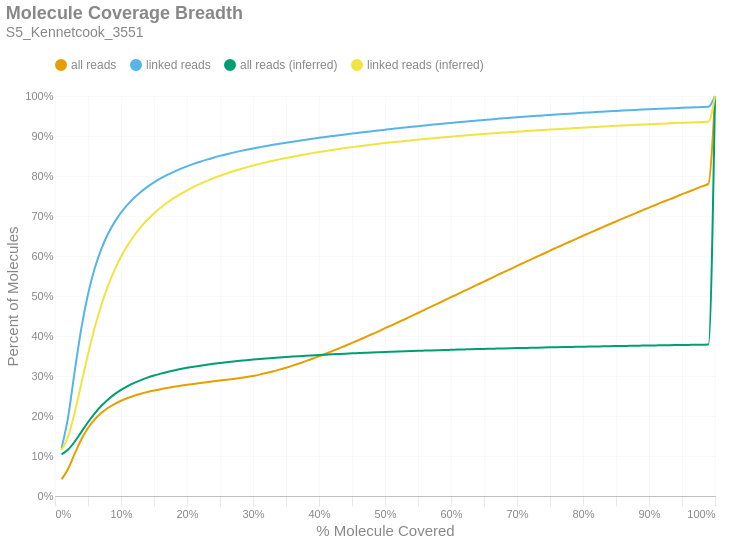

Notebook code for this chart:
### Markdown cell above
### Molecule Read Coverage
This chart shows molecule coverage breadth as computed by the number of bases aligned to that molecule. In other words, "*how much of each unique long molecule is actually sequenced/aligned?*" Keep in mind there is a distinction between sequences and alignments, since some sequences belonging to a particular molecule may not align well and wouldn't appear in the alignment data. This chart also shows molecule coverage breadth as computed by the *inferred fragment* from which the aligned sequences originate. Unlike read coverage, this calculation takes into account the total insert size, including unsequenced gaps between the forward and reverse reads. Like the previous figures, these are cumulative percents.

### Code cell
if SKIPLR:
    print_html(f"Skipped")
else:
    binned_df = consolidated_hist(valids['coverage_bp'], mask, 0.01, True)
    binned_df_inf = consolidated_hist(valids['coverage_inserts'], mask, 0.01, True)
    binned_df = binned_df.with_columns(pl.lit(binned_df_inf['all reads (cumsum)']).alias('all reads (inferred)'))
    binned_df = binned_df.with_columns(pl.lit(binned_df_inf['linked reads (cumsum)']).alias('linked reads (inferred)'))
    binned_df = binned_df.with_columns(
        (pl.col('bin').cast(pl.Float64) + 0.01).alias('right_edge')
    )

    with SafeRender(binned_df):
        (
            density_plot(binned_df, 'Molecule Coverage Breadth', samplename, 'molcov', ['all reads (inferred)','linked reads (inferred)'])
            .encode(
                #x=alt.X('bin:Q', title="% Molecule Covered").axis(format = '%').scale(padding=0),
                x=alt.X('right_edge:Q', title="% Molecule Covered").axis(format='%').scale(padding=0),
                y=alt.Y('value:Q', title='Percent of Molecules')
                    .axis(format='%')
                    .stack(False)
                    .scale(domainMin=0, padding=0),
                color=alt.Color("key:N").scale(domain = ["all reads", "linked reads", "all reads (inferred)", "linked reads (inferred)"]),
                tooltip = [
                    alt.Tooltip("key:N", title = "Data Type"),
                    alt.Tooltip("range_label:N", title="% Molecule Covered"),
                    alt.Tooltip("value:Q", format = ".2%", title="% Molecules")
                ]
            )
        ).display()

### Figure 1 — Vega-Lite specification as saved in the notebook (floating-point values rounded to 4 significant figures)
{"width": "container", "height": 400, "config": {"title": {"anchor": "start", "dy": -15, "fontSize": 18, "color": "#888888", "subtitleColor": "#888888", "subtitleFontSize": 14}, "arc": {"fill": "#0072B2"}, "axis": {"domainColor": "#888888", "domainWidth": 0.5, "gridWidth": 0.2, "grid": false, "titleFontWeight": 400, "titleFontSize": 15, "labelFontSize": 11, "labelColor": "#888888", "tickColor": "#888888", "tickWidth": 0.2, "titleColor": "#888888"}, "axisBand": {"grid": false}, "axisX": {"grid": true, "tickSize": 10, "domainCap": "round"}, "axisY": {"domain": false, "grid": true, "tickSize": 0, "domainCap": "round"}, "background": "transparent", "header": {"labelFontSize": 15, "labelColor": "#888888", "titleFontSize": 15, "titleFontWeight": 600, "titleColor": "#888888"}, "legend": {"labelFont": "sans-serif", "labelFontSize": 12, "labelColor": "#888888", "symbolSize": 100, "symbolType": "circle", "titleFontSize": 12, "titlePadding": 10, "titleColor": "#888888", "title": null, "orient": "top"}, "range": {"category": ["#E69F00", "#56B4E9", "#009E73", "#F0E442", "#0072B2", "#D55E00", "#CC79A7", "#000000"], "diverging": ["#cfe8f3", "#a2d4ec", "#73bfe2", "#46abdb", "#1696d2", "#12719e"]}, "area": {"fill": "#0072B2", "fillOpacity": 0.7, "line": true, "strokeOpacity": 0.7}, "line": {"color": "#0072B2", "stroke": "#0072B2", "strokeWidth": 2}, "trail": {"color": "#0072B2", "stroke": "#0072B2", "strokeWidth": 0, "size": 1}, "point": {"filled": true, "fillOpacity": 1.0, "size": 95}, "text": {"color": "#888888", "fontSize": 11, "align": "right", "fontWeight": 400, "size": 11}, "bar": {"fill": "#0072B2", "stroke": null}, "view": {"stroke": null, "continuousWidth": 660, "continuousHeight": 400}}, "data": {"name": "data-ec46fda7dbc48ac6ef61224a3161591c"}, "mark": {"type": "line", "interpolate": "monotone", "point": {"opacity": 0, "size": 275}}, "encoding": {"color": {"field": "key", "scale": {"domain": ["all reads", "linked reads", "all reads (inferred)", "linked reads (inferred)"]}, "type": "nominal"}, "tooltip": [{"field": "key", "title": "Data Type", "type": "nominal"}, {"field": "range_label", "title": "% Molecule Covered", "type": "nominal"}, {"field": "value", "format": ".2%", "title": "% Molecules", "type": "quantitative"}], "x": {"axis": {"format": "%"}, "field": "right_edge", "scale": {"padding": 0}, "title": "% Molecule Covered", "type": "quantitative"}, "y": {"axis": {"format": "%"}, "field": "value", "scale": {"domainMin": 0, "padding": 0}, "stack": false, "title": "Percent of Molecules", "type": "quantitative"}}, "params": [{"name": "param_c36ac31b6afebe62", "select": {"type": "point", "fields": ["key"]}, "bind": "legend"}], "title": {"text": "Molecule Coverage Breadth", "subtitle": "S5_Kennetcook_3551"}, "transform": [{"fold": ["all reads (cumsum)", "linked reads (cumsum)", "all reads (inferred)", "linked reads (inferred)"]}, {"calculate": "replace(datum.key, ' (cumsum)', '')", "as": "key"}, {"filter": {"param": "param_c36ac31b6afebe62"}}], "usermeta": {"embedOptions": {"downloadFileName": "S5_Kennetcook_3551.molcov"}}, "$schema": "https://vega.github.io/schema/vega-lite/v6.1.0.json", "datasets": {"data-ec46fda7dbc48ac6ef61224a3161591c": [{"bin": "0.0", "interval": "0.0-0.01", "all reads": 0.04147, "linked reads": 0.1199, "all reads (cumsum)": 0.04147, "linked reads (cumsum)": 0.1199, "range_label": "0.0-0.01", "all reads (inferred)": 0.1041, "linked reads (inferred)": 0.1149, "right_edge": 0.01}, {"bin": "0.01", "interval": "0.01-0.02", "all reads": 0.02657, "linked reads": 0.07864, "all reads (cumsum)": 0.06804, "linked reads (cumsum)": 0.1986, "range_label": "0.01-0.02", "all reads (inferred)": 0.1162, "linked reads (inferred)": 0.1496, "right_edge": 0.02}, {"bin": "0.02", "interval": "0.02-0.03", "all reads": 0.03837, "linked reads": 0.115, "all reads (cumsum)": 0.1064, "linked reads (cumsum)": 0.3136, "range_label": "0.02-0.03", "all reads (inferred)": 0.1363, "linked reads (inferred)": 0.2094, "right_edge": 0.03}, {"bin": "0.03", "interval": "0.03-0.04", "all reads": 0.03547, "linked reads": 0.1066, "all reads (cumsum)": 0.1419, "linked reads (cumsum)": 0.4202, "range_label": "0.03-0.04", "all reads (inferred)": 0.1605, "linked reads (inferred)": 0.282, "right_edge": 0.04}, {"bin": "0.04", "interval": "0.04-0.05", "all reads": 0.02795, "linked reads": 0.084, "all reads (cumsum)": 0.1698, "linked reads (cumsum)": 0.5042, "range_label": "0.04-0.05", "all reads (inferred)": 0.1845, "linked reads (inferred)": 0.3543, "right_edge": 0.05}, {"bin": "0.05", "interval": "0.05-0.06", "all reads": 0.02126, "linked reads": 0.06378, "all reads (cumsum)": 0.1911, "linked reads (cumsum)": 0.568, "range_label": "0.05-0.06", "all reads (inferred)": 0.2062, "linked reads (inferred)": 0.4198, "right_edge": 0.06}, {"bin": "0.06", "interval": "0.06-0.07", "all reads": 0.01626, "linked reads": 0.04873, "all reads (cumsum)": 0.2074, "linked reads (cumsum)": 0.6167, "range_label": "0.06-0.07", "all reads (inferred)": 0.2249, "linked reads (inferred)": 0.4763, "right_edge": 0.07}, {"bin": "0.07", "interval": "0.07-0.08", "all reads": 0.01256, "linked reads": 0.0376, "all reads (cumsum)": 0.2199, "linked reads (cumsum)": 0.6543, "range_label": "0.07-0.08", "all reads (inferred)": 0.2407, "linked reads (inferred)": 0.5239, "right_edge": 0.08}, {"bin": "0.08", "interval": "0.08-0.09", "all reads": 0.009965, "linked reads": 0.02977, "all reads (cumsum)": 0.2299, "linked reads (cumsum)": 0.6841, "range_label": "0.08-0.09", "all reads (inferred)": 0.254, "linked reads (inferred)": 0.5643, "right_edge": 0.09}, {"bin": "0.09", "interval": "0.09-0.1", "all reads": 0.008189, "linked reads": 0.02434, "all reads (cumsum)": 0.2381, "linked reads (cumsum)": 0.7084, "range_label": "0.09-0.1", "all reads (inferred)": 0.2652, "linked reads (inferred)": 0.5981, "right_edge": 0.1}, {"bin": "0.1", "interval": "0.1-0.11", "all reads": 0.006792, "linked reads": 0.02014, "all reads (cumsum)": 0.2449, "linked reads (cumsum)": 0.7286, "range_label": "0.1-0.11", "all reads (inferred)": 0.2747, "linked reads (inferred)": 0.6266, "right_edge": 0.11}, {"bin": "0.11", "interval": "0.11-0.12", "all reads": 0.005777, "linked reads": 0.01707, "all reads (cumsum)": 0.2506, "linked reads (cumsum)": 0.7456, "range_label": "0.11-0.12", "all reads (inferred)": 0.2829, "linked reads (inferred)": 0.6513, "right_edge": 0.12}, {"bin": "0.12", "interval": "0.12-0.13", "all reads": 0.004905, "linked reads": 0.01447, "all reads (cumsum)": 0.2555, "linked reads (cumsum)": 0.7601, "range_label": "0.12-0.13", "all reads (inferred)": 0.2899, "linked reads (inferred)": 0.6723, "right_edge": 0.13}, {"bin": "0.13", "interval": "0.13-0.14", "all reads": 0.004313, "linked reads": 0.01268, "all reads (cumsum)": 0.2599, "linked reads (cumsum)": 0.7728, "range_label": "0.13-0.14", "all reads (inferred)": 0.2959, "linked reads (inferred)": 0.6905, "right_edge": 0.14}, {"bin": "0.14", "interval": "0.14-0.15", "all reads": 0.003821, "linked reads": 0.01115, "all reads (cumsum)": 0.2637, "linked reads (cumsum)": 0.7839, "range_label": "0.14-0.15", "all reads (inferred)": 0.3012, "linked reads (inferred)": 0.7065, "right_edge": 0.15}, {"bin": "0.15", "interval": "0.15-0.16", "all reads": 0.003424, "linked reads": 0.009898, "all reads (cumsum)": 0.2671, "linked reads (cumsum)": 0.7938, "range_label": "0.15-0.16", "all reads (inferred)": 0.3059, "linked reads (inferred)": 0.7207, "right_edge": 0.16}, {"bin": "0.16", "interval": "0.16-0.17", "all reads": 0.003092, "linked reads": 0.008868, "all reads (cumsum)": 0.2702, "linked reads (cumsum)": 0.8027, "range_label": "0.16-0.17", "all reads (inferred)": 0.3101, "linked reads (inferred)": 0.7332, "right_edge": 0.17}, {"bin": "0.17", "interval": "0.17-0.18", "all reads": 0.002794, "linked reads": 0.007843, "all reads (cumsum)": 0.273, "linked reads (cumsum)": 0.8105, "range_label": "0.17-0.18", "all reads (inferred)": 0.3138, "linked reads (inferred)": 0.7445, "right_edge": 0.18}, {"bin": "0.18", "interval": "0.18-0.19", "all reads": 0.00261, "linked reads": 0.007179, "all reads (cumsum)": 0.2756, "linked reads (cumsum)": 0.8177, "range_label": "0.18-0.19", "all reads (inferred)": 0.3173, "linked reads (inferred)": 0.7548, "right_edge": 0.19}, {"bin": "0.19", "interval": "0.19-0.2", "all reads": 0.002414, "linked reads": 0.006492, "all reads (cumsum)": 0.278, "linked reads (cumsum)": 0.8242, "range_label": "0.19-0.2", "all reads (inferred)": 0.3204, "linked reads (inferred)": 0.7641, "right_edge": 0.2}, {"bin": "0.2", "interval": "0.2-0.21", "all reads": 0.00228, "linked reads": 0.005986, "all reads (cumsum)": 0.2803, "linked reads (cumsum)": 0.8302, "range_label": "0.2-0.21", "all reads (inferred)": 0.3232, "linked reads (inferred)": 0.7726, "right_edge": 0.21}, {"bin": "0.21", "interval": "0.21-0.22", "all reads": 0.002202, "linked reads": 0.005553, "all reads (cumsum)": 0.2825, "linked reads (cumsum)": 0.8357, "range_label": "0.21-0.22", "all reads (inferred)": 0.3258, "linked reads (inferred)": 0.7805, "right_edge": 0.22}, {"bin": "0.22", "interval": "0.22-0.23", "all reads": 0.002114, "linked reads": 0.005153, "all reads (cumsum)": 0.2846, "linked reads (cumsum)": 0.8409, "range_label": "0.22-0.23", "all reads (inferred)": 0.3282, "linked reads (inferred)": 0.7877, "right_edge": 0.23}, {"bin": "0.23", "interval": "0.23-0.24", "all reads": 0.002076, "linked reads": 0.004894, "all reads (cumsum)": 0.2867, "linked reads (cumsum)": 0.8458, "range_label": "0.23-0.24", "all reads (inferred)": 0.3305, "linked reads (inferred)": 0.7943, "right_edge": 0.24}, {"bin": "0.24", "interval": "0.24-0.25", "all reads": 0.002018, "linked reads": 0.004548, "all reads (cumsum)": 0.2887, "linked reads (cumsum)": 0.8503, "range_label": "0.24-0.25", "all reads (inferred)": 0.3325, "linked reads (inferred)": 0.8005, "right_edge": 0.25}, {"bin": "0.25", "interval": "0.25-0.26", "all reads": 0.001963, "linked reads": 0.004153, "all reads (cumsum)": 0.2907, "linked reads (cumsum)": 0.8545, "range_label": "0.25-0.26", "all reads (inferred)": 0.3345, "linked reads (inferred)": 0.8064, "right_edge": 0.26}, {"bin": "0.26", "interval": "0.26-0.27", "all reads": 0.001984, "linked reads": 0.003918, "all reads (cumsum)": 0.2926, "linked reads (cumsum)": 0.8584, "range_label": "0.26-0.27", "all reads (inferred)": 0.3363, "linked reads (inferred)": 0.8118, "right_edge": 0.27}, {"bin": "0.27", "interval": "0.27-0.28", "all reads": 0.002161, "linked reads": 0.003769, "all reads (cumsum)": 0.2948, "linked reads (cumsum)": 0.8622, "range_label": "0.27-0.28", "all reads (inferred)": 0.338, "linked reads (inferred)": 0.8168, "right_edge": 0.28}, {"bin": "0.28", "interval": "0.28-0.29", "all reads": 0.002453, "linked reads": 0.003464, "all reads (cumsum)": 0.2973, "linked reads (cumsum)": 0.8656, "range_label": "0.28-0.29", "all reads (inferred)": 0.3396, "linked reads (inferred)": 0.8216, "right_edge": 0.29}, {"bin": "0.29", "interval": "0.29-0.3", "all reads": 0.00289, "linked reads": 0.00327, "all reads (cumsum)": 0.3001, "linked reads (cumsum)": 0.8689, "range_label": "0.29-0.3", "all reads (inferred)": 0.3411, "linked reads (inferred)": 0.8261, "right_edge": 0.3}, {"bin": "0.3", "interval": "0.3-0.31", "all reads": 0.003335, "linked reads": 0.003139, "all reads (cumsum)": 0.3035, "linked reads (cumsum)": 0.8721, "range_label": "0.3-0.31", "all reads (inferred)": 0.3425, "linked reads (inferred)": 0.8303, "right_edge": 0.31}, {"bin": "0.31", "interval": "0.31-0.32", "all reads": 0.003803, "linked reads": 0.003033, "all reads (cumsum)": 0.3073, "linked reads (cumsum)": 0.8751, "range_label": "0.31-0.32", "all reads (inferred)": 0.3438, "linked reads (inferred)": 0.8343, "right_edge": 0.32}, {"bin": "0.32", "interval": "0.32-0.33", "all reads": 0.004127, "linked reads": 0.002799, "all reads (cumsum)": 0.3114, "linked reads (cumsum)": 0.8779, "range_label": "0.32-0.33", "all reads (inferred)": 0.3451, "linked reads (inferred)": 0.838, "right_edge": 0.33}, {"bin": "0.33", "interval": "0.33-0.34", "all reads": 0.004513, "linked reads": 0.002793, "all reads (cumsum)": 0.3159, "linked reads (cumsum)": 0.8807, "range_label": "0.33-0.34", "all reads (inferred)": 0.3463, "linked reads (inferred)": 0.8416, "right_edge": 0.34}, {"bin": "0.34", "interval": "0.34-0.35", "all reads": 0.004864, "linked reads": 0.00265, "all reads (cumsum)": 0.3208, "linked reads (cumsum)": 0.8833, "range_label": "0.34-0.35", "all reads (inferred)": 0.3474, "linked reads (inferred)": 0.845, "right_edge": 0.35}, {"bin": "0.35", "interval": "0.35-0.36", "all reads": 0.005196, "linked reads": 0.00258, "all reads (cumsum)": 0.326, "linked reads (cumsum)": 0.8859, "range_label": "0.35-0.36", "all reads (inferred)": 0.3485, "linked reads (inferred)": 0.8483, "right_edge": 0.36}, {"bin": "0.36", "interval": "0.36-0.37", "all reads": 0.005442, "linked reads": 0.002496, "all reads (cumsum)": 0.3314, "linked reads (cumsum)": 0.8884, "range_label": "0.36-0.37", "all reads (inferred)": 0.3496, "linked reads (inferred)": 0.8514, "right_edge": 0.37}, {"bin": "0.37", "interval": "0.37-0.38", "all reads": 0.005703, "linked reads": 0.002393, "all reads (cumsum)": 0.3371, "linked reads (cumsum)": 0.8908, "range_label": "0.37-0.38", "all reads (inferred)": 0.3506, "linked reads (inferred)": 0.8544, "right_edge": 0.38}, {"bin": "0.38", "interval": "0.38-0.39", "all reads": 0.005909, "linked reads": 0.002346, "all reads (cumsum)": 0.343, "linked reads (cumsum)": 0.8931, "range_label": "0.38-0.39", "all reads (inferred)": 0.3515, "linked reads (inferred)": 0.8572, "right_edge": 0.39}, {"bin": "0.39", "interval": "0.39-0.4", "all reads": 0.006244, "linked reads": 0.002287, "all reads (cumsum)": 0.3493, "linked reads (cumsum)": 0.8954, "range_label": "0.39-0.4", "all reads (inferred)": 0.3525, "linked reads (inferred)": 0.86, "right_edge": 0.4}, {"bin": "0.4", "interval": "0.4-0.41", "all reads": 0.006237, "linked reads": 0.002156, "all reads (cumsum)": 0.3555, "linked reads (cumsum)": 0.8976, "range_label": "0.4-0.41", "all reads (inferred)": 0.3533, "linked reads (inferred)": 0.8626, "right_edge": 0.41}, {"bin": "0.41", "interval": "0.41-0.42", "all reads": 0.006555, "linked reads": 0.00217, "all reads (cumsum)": 0.3621, "linked reads (cumsum)": 0.8998, "range_label": "0.41-0.42", "all reads (inferred)": 0.3542, "linked reads (inferred)": 0.8651, "right_edge": 0.42}, {"bin": "0.42", "interval": "0.42-0.43", "all reads": 0.006753, "linked reads": 0.002145, "all reads (cumsum)": 0.3688, "linked reads (cumsum)": 0.9019, "range_label": "0.42-0.43", "all reads (inferred)": 0.355, "linked reads (inferred)": 0.8676, "right_edge": 0.43}, {"bin": "0.43", "interval": "0.43-0.44", "all reads": 0.00681, "linked reads": 0.002064, "all reads (cumsum)": 0.3756, "linked reads (cumsum)": 0.904, "range_label": "0.43-0.44", "all reads (inferred)": 0.3558, "linked reads (inferred)": 0.87, "right_edge": 0.44}, {"bin": "0.44", "interval": "0.44-0.45", "all reads": 0.007013, "linked reads": 0.002004, "all reads (cumsum)": 0.3827, "linked reads (cumsum)": 0.906, "range_label": "0.44-0.45", "all reads (inferred)": 0.3566, "linked reads (inferred)": 0.8722, "right_edge": 0.45}, {"bin": "0.45", "interval": "0.45-0.46", "all reads": 0.007187, "linked reads": 0.002072, "all reads (cumsum)": 0.3898, "linked reads (cumsum)": 0.908, "range_label": "0.45-0.46", "all reads (inferred)": 0.3573, "linked reads (inferred)": 0.8743, "right_edge": 0.46}, {"bin": "0.46", "interval": "0.46-0.47", "all reads": 0.007138, "linked reads": 0.002007, "all reads (cumsum)": 0.397, "linked reads (cumsum)": 0.91, "range_label": "0.46-0.47", "all reads (inferred)": 0.358, "linked reads (inferred)": 0.8764, "right_edge": 0.47}, {"bin": "0.47", "interval": "0.47-0.48", "all reads": 0.00738, "linked reads": 0.001925, "all reads (cumsum)": 0.4044, "linked reads (cumsum)": 0.912, "range_label": "0.47-0.48", "all reads (inferred)": 0.3587, "linked reads (inferred)": 0.8784, "right_edge": 0.48}, {"bin": "0.48", "interval": "0.48-0.49", "all reads": 0.007189, "linked reads": 0.001919, "all reads (cumsum)": 0.4115, "linked reads (cumsum)": 0.9139, "range_label": "0.48-0.49", "all reads (inferred)": 0.3594, "linked reads (inferred)": 0.8804, "right_edge": 0.49}, {"bin": "0.49", "interval": "0.49-0.5", "all reads": 0.008053, "linked reads": 0.001961, "all reads (cumsum)": 0.4196, "linked reads (cumsum)": 0.9159, "range_label": "0.49-0.5", "all reads (inferred)": 0.36, "linked reads (inferred)": 0.8824, "right_edge": 0.5}, {"bin": "0.5", "interval": "0.5-0.51", "all reads": 0.006891, "linked reads": 0.001711, "all reads (cumsum)": 0.4265, "linked reads (cumsum)": 0.9176, "range_label": "0.5-0.51", "all reads (inferred)": 0.3606, "linked reads (inferred)": 0.8841, "right_edge": 0.51}, {"bin": "0.51", "interval": "0.51-0.52", "all reads": 0.007903, "linked reads": 0.001873, "all reads (cumsum)": 0.4344, "linked reads (cumsum)": 0.9194, "range_label": "0.51-0.52", "all reads (inferred)": 0.3612, "linked reads (inferred)": 0.8859, "right_edge": 0.52}, {"bin": "0.52", "interval": "0.52-0.53", "all reads": 0.007568, "linked reads": 0.001715, "all reads (cumsum)": 0.442, "linked reads (cumsum)": 0.9211, "range_label": "0.52-0.53", "all reads (inferred)": 0.3618, "linked reads (inferred)": 0.8876, "right_edge": 0.53}, {"bin": "0.53", "interval": "0.53-0.54", "all reads": 0.007843, "linked reads": 0.001762, "all reads (cumsum)": 0.4498, "linked reads (cumsum)": 0.9229, "range_label": "0.53-0.54", "all reads (inferred)": 0.3624, "linked reads (inferred)": 0.8893, "right_edge": 0.54}, {"bin": "0.54", "interval": "0.54-0.55", "all reads": 0.007734, "linked reads": 0.001684, "all reads (cumsum)": 0.4575, "linked reads (cumsum)": 0.9246, "range_label": "0.54-0.55", "all reads (inferred)": 0.3629, "linked reads (inferred)": 0.891, "right_edge": 0.55}, {"bin": "0.55", "interval": "0.55-0.56", "all reads": 0.007928, "linked reads": 0.001693, "all reads (cumsum)": 0.4655, "linked reads (cumsum)": 0.9263, "range_label": "0.55-0.56", "all reads (inferred)": 0.3635, "linked reads (inferred)": 0.8925, "right_edge": 0.56}, {"bin": "0.56", "interval": "0.56-0.57", "all reads": 0.007869, "linked reads": 0.001742, "all reads (cumsum)": 0.4733, "linked reads (cumsum)": 0.928, "range_label": "0.56-0.57", "all reads (inferred)": 0.364, "linked reads (inferred)": 0.894, "right_edge": 0.57}, {"bin": "0.57", "interval": "0.57-0.58", "all reads": 0.007745, "linked reads": 0.001596, "all reads (cumsum)": 0.4811, "linked reads (cumsum)": 0.9296, "range_label": "0.57-0.58", "all reads (inferred)": 0.3645, "linked reads (inferred)": 0.8955, "right_edge": 0.58}, {"bin": "0.58", "interval": "0.58-0.59", "all reads": 0.007903, "linked reads": 0.001576, "all reads (cumsum)": 0.489, "linked reads (cumsum)": 0.9312, "range_label": "0.58-0.59", "all reads (inferred)": 0.365, "linked reads (inferred)": 0.897, "right_edge": 0.59}, {"bin": "0.59", "interval": "0.59-0.6", "all reads": 0.007968, "linked reads": 0.001583, "all reads (cumsum)": 0.4969, "linked reads (cumsum)": 0.9328, "range_label": "0.59-0.6", "all reads (inferred)": 0.3655, "linked reads (inferred)": 0.8984, "right_edge": 0.6}, {"bin": "0.6", "interval": "0.6-0.61", "all reads": 0.007621, "linked reads": 0.0015, "all reads (cumsum)": 0.5046, "linked reads (cumsum)": 0.9343, "range_label": "0.6-0.61", "all reads (inferred)": 0.3659, "linked reads (inferred)": 0.8998, "right_edge": 0.61}, {"bin": "0.61", "interval": "0.61-0.62", "all reads": 0.008022, "linked reads": 0.001505, "all reads (cumsum)": 0.5126, "linked reads (cumsum)": 0.9358, "range_label": "0.61-0.62", "all reads (inferred)": 0.3664, "linked reads (inferred)": 0.9011, "right_edge": 0.62}, {"bin": "0.62", "interval": "0.62-0.63", "all reads": 0.007818, "linked reads": 0.001455, "all reads (cumsum)": 0.5204, "linked reads (cumsum)": 0.9372, "range_label": "0.62-0.63", "all reads (inferred)": 0.3668, "linked reads (inferred)": 0.9024, "right_edge": 0.63}, {"bin": "0.63", "interval": "0.63-0.64", "all reads": 0.00786, "linked reads": 0.001448, "all reads (cumsum)": 0.5283, "linked reads (cumsum)": 0.9387, "range_label": "0.63-0.64", "all reads (inferred)": 0.3673, "linked reads (inferred)": 0.9037, "right_edge": 0.64}, {"bin": "0.64", "interval": "0.64-0.65", "all reads": 0.007783, "linked reads": 0.00139, "all reads (cumsum)": 0.5361, "linked reads (cumsum)": 0.9401, "range_label": "0.64-0.65", "all reads (inferred)": 0.3677, "linked reads (inferred)": 0.9049, "right_edge": 0.65}, {"bin": "0.65", "interval": "0.65-0.66", "all reads": 0.008189, "linked reads": 0.001426, "all reads (cumsum)": 0.5442, "linked reads (cumsum)": 0.9415, "range_label": "0.65-0.66", "all reads (inferred)": 0.3681, "linked reads (inferred)": 0.9061, "right_edge": 0.66}, {"bin": "0.66", "interval": "0.66-0.67", "all reads": 0.007713, "linked reads": 0.001347, "all reads (cumsum)": 0.552, "linked reads (cumsum)": 0.9429, "range_label": "0.66-0.67", "all reads (inferred)": 0.3685, "linked reads (inferred)": 0.9073, "right_edge": 0.67}, {"bin": "0.67", "interval": "0.67-0.68", "all reads": 0.007761, "linked reads": 0.001319, "all reads (cumsum)": 0.5597, "linked reads (cumsum)": 0.9442, "range_label": "0.67-0.68", "all reads (inferred)": 0.3689, "linked reads (inferred)": 0.9085, "right_edge": 0.68}, {"bin": "0.68", "interval": "0.68-0.69", "all reads": 0.007698, "linked reads": 0.001291, "all reads (cumsum)": 0.5674, "linked reads (cumsum)": 0.9455, "range_label": "0.68-0.69", "all reads (inferred)": 0.3694, "linked reads (inferred)": 0.9097, "right_edge": 0.69}, {"bin": "0.69", "interval": "0.69-0.7", "all reads": 0.007865, "linked reads": 0.001271, "all reads (cumsum)": 0.5753, "linked reads (cumsum)": 0.9467, "range_label": "0.69-0.7", "all reads (inferred)": 0.3698, "linked reads (inferred)": 0.9109, "right_edge": 0.7}, {"bin": "0.7", "interval": "0.7-0.71", "all reads": 0.007632, "linked reads": 0.001247, "all reads (cumsum)": 0.5829, "linked reads (cumsum)": 0.948, "range_label": "0.7-0.71", "all reads (inferred)": 0.3701, "linked reads (inferred)": 0.912, "right_edge": 0.71}, {"bin": "0.71", "interval": "0.71-0.72", "all reads": 0.007616, "linked reads": 0.001214, "all reads (cumsum)": 0.5905, "linked reads (cumsum)": 0.9492, "range_label": "0.71-0.72", "all reads (inferred)": 0.3705, "linked reads (inferred)": 0.913, "right_edge": 0.72}, {"bin": "0.72", "interval": "0.72-0.73", "all reads": 0.007641, "linked reads": 0.001169, "all reads (cumsum)": 0.5982, "linked reads (cumsum)": 0.9504, "range_label": "0.72-0.73", "all reads (inferred)": 0.3709, "linked reads (inferred)": 0.9141, "right_edge": 0.73}, {"bin": "0.73", "interval": "0.73-0.74", "all reads": 0.007448, "linked reads": 0.00118, "all reads (cumsum)": 0.6056, "linked reads (cumsum)": 0.9515, "range_label": "0.73-0.74", "all reads (inferred)": 0.3712, "linked reads (inferred)": 0.9151, "right_edge": 0.74}, {"bin": "0.74", "interval": "0.74-0.75", "all reads": 0.007914, "linked reads": 0.001153, "all reads (cumsum)": 0.6135, "linked reads (cumsum)": 0.9527, "range_label": "0.74-0.75", "all reads (inferred)": 0.3716, "linked reads (inferred)": 0.9161, "right_edge": 0.75}, {"bin": "0.75", "interval": "0.75-0.76", "all reads": 0.00733, "linked reads": 0.001082, "all reads (cumsum)": 0.6209, "linked reads (cumsum)": 0.9538, "range_label": "0.75-0.76", "all reads (inferred)": 0.3719, "linked reads (inferred)": 0.9171, "right_edge": 0.76}, {"bin": "0.76", "interval": "0.76-0.77", "all reads": 0.007436, "linked reads": 0.00106, "all reads (cumsum)": 0.6283, "linked reads (cumsum)": 0.9548, "range_label": "0.76-0.77", "all reads (inferred)": 0.3722, "linked reads (inferred)": 0.918, "right_edge": 0.77}, {"bin": "0.77", "interval": "0.77-0.78", "all reads": 0.007387, "linked reads": 0.001048, "all reads (cumsum)": 0.6357, "linked reads (cumsum)": 0.9559, "range_label": "0.77-0.78", "all reads (inferred)": 0.3726, "linked reads (inferred)": 0.919, "right_edge": 0.78}, {"bin": "0.78", "interval": "0.78-0.79", "all reads": 0.007334, "linked reads": 0.001032, "all reads (cumsum)": 0.643, "linked reads (cumsum)": 0.9569, "range_label": "0.78-0.79", "all reads (inferred)": 0.3729, "linked reads (inferred)": 0.92, "right_edge": 0.79}, {"bin": "0.79", "interval": "0.79-0.8", "all reads": 0.007633, "linked reads": 0.001041, "all reads (cumsum)": 0.6507, "linked reads (cumsum)": 0.958, "range_label": "0.79-0.8", "all reads (inferred)": 0.3732, "linked reads (inferred)": 0.9209, "right_edge": 0.8}, {"bin": "0.8", "interval": "0.8-0.81", "all reads": 0.007057, "linked reads": 0.0009372, "all reads (cumsum)": 0.6577, "linked reads (cumsum)": 0.9589, "range_label": "0.8-0.81", "all reads (inferred)": 0.3736, "linked reads (inferred)": 0.9218, "right_edge": 0.81}, {"bin": "0.81", "interval": "0.81-0.82", "all reads": 0.007203, "linked reads": 0.0009665, "all reads (cumsum)": 0.6649, "linked reads (cumsum)": 0.9599, "range_label": "0.81-0.82", "all reads (inferred)": 0.3739, "linked reads (inferred)": 0.9227, "right_edge": 0.82}, {"bin": "0.82", "interval": "0.82-0.83", "all reads": 0.007268, "linked reads": 0.0009483, "all reads (cumsum)": 0.6722, "linked reads (cumsum)": 0.9608, "range_label": "0.82-0.83", "all reads (inferred)": 0.3742, "linked reads (inferred)": 0.9236, "right_edge": 0.83}, {"bin": "0.83", "interval": "0.83-0.84", "all reads": 0.007153, "linked reads": 0.0009468, "all reads (cumsum)": 0.6793, "linked reads (cumsum)": 0.9618, "range_label": "0.83-0.84", "all reads (inferred)": 0.3745, "linked reads (inferred)": 0.9245, "right_edge": 0.84}, {"bin": "0.84", "interval": "0.84-0.85", "all reads": 0.006993, "linked reads": 0.0008472, "all reads (cumsum)": 0.6863, "linked reads (cumsum)": 0.9626, "range_label": "0.84-0.85", "all reads (inferred)": 0.3748, "linked reads (inferred)": 0.9254, "right_edge": 0.85}, {"bin": "0.85", "interval": "0.85-0.86", "all reads": 0.007076, "linked reads": 0.0009149, "all reads (cumsum)": 0.6934, "linked reads (cumsum)": 0.9635, "range_label": "0.85-0.86", "all reads (inferred)": 0.3751, "linked reads (inferred)": 0.9262, "right_edge": 0.86}, {"bin": "0.86", "interval": "0.86-0.87", "all reads": 0.00692, "linked reads": 0.0008478, "all reads (cumsum)": 0.7003, "linked reads (cumsum)": 0.9644, "range_label": "0.86-0.87", "all reads (inferred)": 0.3754, "linked reads (inferred)": 0.927, "right_edge": 0.87}, {"bin": "0.87", "interval": "0.87-0.88", "all reads": 0.007014, "linked reads": 0.0008341, "all reads (cumsum)": 0.7073, "linked reads (cumsum)": 0.9652, "range_label": "0.87-0.88", "all reads (inferred)": 0.3757, "linked reads (inferred)": 0.9279, "right_edge": 0.88}, {"bin": "0.88", "interval": "0.88-0.89", "all reads": 0.006856, "linked reads": 0.000823, "all reads (cumsum)": 0.7142, "linked reads (cumsum)": 0.966, "range_label": "0.88-0.89", "all reads (inferred)": 0.376, "linked reads (inferred)": 0.9286, "right_edge": 0.89}, {"bin": "0.89", "interval": "0.89-0.9", "all reads": 0.006923, "linked reads": 0.0007826, "all reads (cumsum)": 0.7211, "linked reads (cumsum)": 0.9668, "range_label": "0.89-0.9", "all reads (inferred)": 0.3763, "linked reads (inferred)": 0.9294, "right_edge": 0.9}, {"bin": "0.9", "interval": "0.9-0.91", "all reads": 0.006418, "linked reads": 0.000722, "all reads (cumsum)": 0.7275, "linked reads (cumsum)": 0.9675, "range_label": "0.9-0.91", "all reads (inferred)": 0.3765, "linked reads (inferred)": 0.9302, "right_edge": 0.91}, {"bin": "0.91", "interval": "0.91-0.92", "all reads": 0.007265, "linked reads": 0.000728, "all reads (cumsum)": 0.7348, "linked reads (cumsum)": 0.9683, "range_label": "0.91-0.92", "all reads (inferred)": 0.3768, "linked reads (inferred)": 0.9309, "right_edge": 0.92}, {"bin": "0.92", "interval": "0.92-0.93", "all reads": 0.006113, "linked reads": 0.0007083, "all reads (cumsum)": 0.7409, "linked reads (cumsum)": 0.969, "range_label": "0.92-0.93", "all reads (inferred)": 0.377, "linked reads (inferred)": 0.9316, "right_edge": 0.93}, {"bin": "0.93", "interval": "0.93-0.94", "all reads": 0.006656, "linked reads": 0.0007048, "all reads (cumsum)": 0.7476, "linked reads (cumsum)": 0.9697, "range_label": "0.93-0.94", "all reads (inferred)": 0.3773, "linked reads (inferred)": 0.9323, "right_edge": 0.94}, {"bin": "0.94", "interval": "0.94-0.95", "all reads": 0.00714, "linked reads": 0.000675, "all reads (cumsum)": 0.7547, "linked reads (cumsum)": 0.9704, "range_label": "0.94-0.95", "all reads (inferred)": 0.3775, "linked reads (inferred)": 0.933, "right_edge": 0.95}, {"bin": "0.95", "interval": "0.95-0.96", "all reads": 0.005806, "linked reads": 0.0006371, "all reads (cumsum)": 0.7605, "linked reads (cumsum)": 0.971, "range_label": "0.95-0.96", "all reads (inferred)": 0.3778, "linked reads (inferred)": 0.9337, "right_edge": 0.96}, {"bin": "0.96", "interval": "0.96-0.97", "all reads": 0.006756, "linked reads": 0.0006335, "all reads (cumsum)": 0.7673, "linked reads (cumsum)": 0.9716, "range_label": "0.96-0.97", "all reads (inferred)": 0.3781, "linked reads (inferred)": 0.9343, "right_edge": 0.97}, {"bin": "0.97", "interval": "0.97-0.98", "all reads": 0.006789, "linked reads": 0.0006093, "all reads (cumsum)": 0.7741, "linked reads (cumsum)": 0.9722, "range_label": "0.97-0.98", "all reads (inferred)": 0.3783, "linked reads (inferred)": 0.935, "right_edge": 0.98}, {"bin": "0.98", "interval": "0.98-0.99", "all reads": 0.006143, "linked reads": 0.0006068, "all reads (cumsum)": 0.7802, "linked reads (cumsum)": 0.9728, "range_label": "0.98-0.99", "all reads (inferred)": 0.3786, "linked reads (inferred)": 0.9357, "right_edge": 0.99}, {"bin": "0.99", "interval": "0.99-1.0", "all reads": 0.2198, "linked reads": 0.02716, "all reads (cumsum)": 1.0, "linked reads (cumsum)": 1.0, "range_label": "0.99-1.0", "all reads (inferred)": 1.0, "linked reads (inferred)": 1.0, "right_edge": 1.0}]}}
